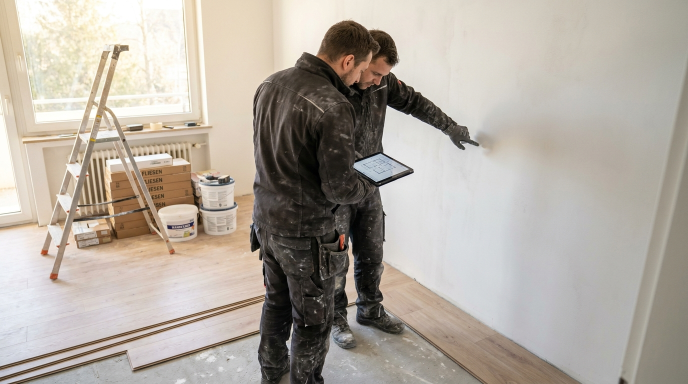
#> input picture gen/benefits.jpg, 1376 x 768 px, given in place of WhatsApp Image 2026-09-21 at 17.39.47.jpeg, which was not available (shown at 1/2 size)
$ python prep_assets.py
#> lines starting #> are read from the running program, lines starting #| are printed output that depends on the picture; pictures that were not available may be replaced by others from this repository, and a replacement may not be noted
"""Build assets/img/*.webp (800w + up to 1600w) and assets/img/manifest.json.

Real job-site photos come from Фото/ (portfolio, company van).
Illustrative photos come from gen/ (generated with gen/generate.sh).
"""
from PIL import Image, ImageOps
import json, os

REAL = {  # output name -> timestamp in the WhatsApp file name
    'van': '17.39.47', 'contact': '17.35.37',
    # project gallery
    'pf-living': '17.35.34', 'pf-room': '17.35.35', 'pf-balcony': '17.35.02',
    'pf-bath': '17.35.29', 'pf-walkin': '17.35.30', 'pf-tub': '17.35.03',
    'pf-floor': '17.39.48', 'pf-laminate': '17.39.56', 'pf-shower': '17.39.52',
    'pf-electric': '17.35.31', 'pf-plumbing': '17.39.51', 'pf-progress': '17.35.36',
    # testimonials
    'review-1': '17.39.49', 'review-2': '17.39.54',
}
GENERATED = [
    'turnkey-start', 'turnkey-end',
    'hero', 'benefits', 'faq', 'step-1', 'step-2', 'step-3',
    'svc-turnkey', 'svc-bath', 'svc-electric', 'svc-paint', 'svc-floor',
    'svc-tiles', 'svc-plumbing', 'svc-demolition', 'svc-rental',
]
OUT = 'assets/img'
os.makedirs(OUT, exist_ok=True)
manifest = {}

def export(name, im, quality):
    im = im.convert('RGB')
    widths = sorted({min(w, im.width) for w in (800, 1600)})
    sizes = []
    for w in widths:
        c = im if w == im.width else im.resize((w, round(im.height * w / im.width)), Image.LANCZOS)
        c.save(f'{OUT}/{name}-{w}.webp', 'WEBP', quality=quality, method=6)
        sizes.append([w, c.height])
    manifest[name] = sizes
    print(name, sizes)

for name, stamp in REAL.items():
    export(name, ImageOps.exif_transpose(Image.open(f'Фото/WhatsApp Image 2026-09-21 at {stamp}.jpeg')), 78)
#> in export, im is the input picture: PIL image 1376x768 RGB; mean R, G, B 177.5, 169.8, 160.3
#> the loop in export, `for w in widths:` made 2 passes
#> pass 1, in export, `c = im if w == im.width else im.resize((w, round(im.height * w / im.wi..`:
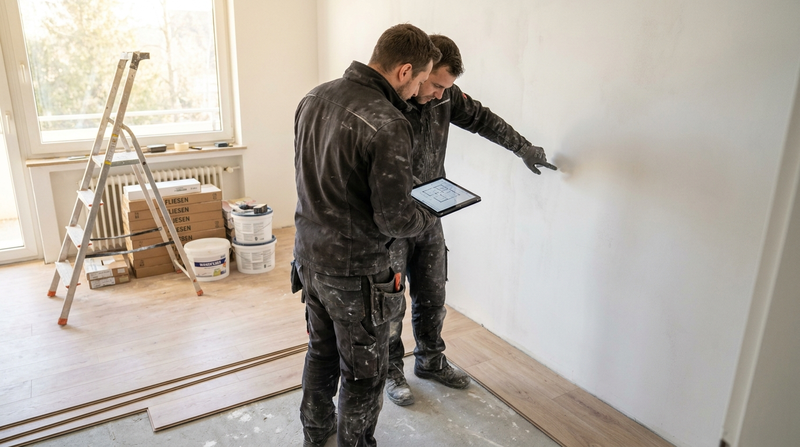
#> c: PIL image 800x447 RGB; mean R, G, B 177.5, 169.8, 160.3
#> after the loop in export, `for w in widths:`: sizes = [[800, 447], [1376, 768]]
#| van [[800, 447], [1376, 768]]
#> pass 2 of the loop `for name, stamp in REAL.items():`:
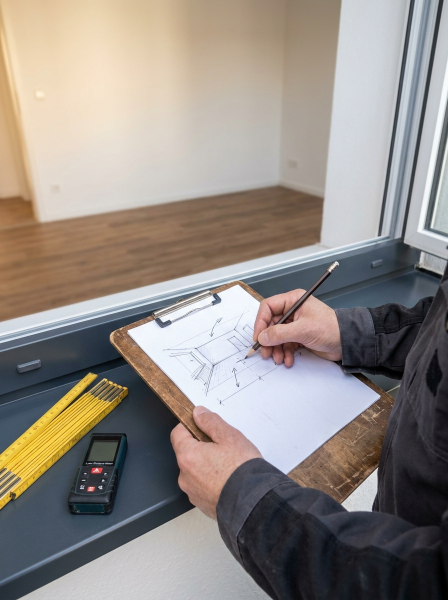
#> input picture gen/faq.jpg, 896 x 1200 px, given in place of WhatsApp Image 2026-09-21 at 17.35.37.jpeg, which was not available (shown at 1/2 size)
#> in export, im is the input picture: PIL image 896x1200 RGB; mean R, G, B 146.9, 139.1, 133.2
#> the loop in export (call 2), `for w in widths:` made 2 passes
#> pass 1, in export (call 2), `c = im if w == im.width else im.resize((w, round(im.height * w / im.wi..`:
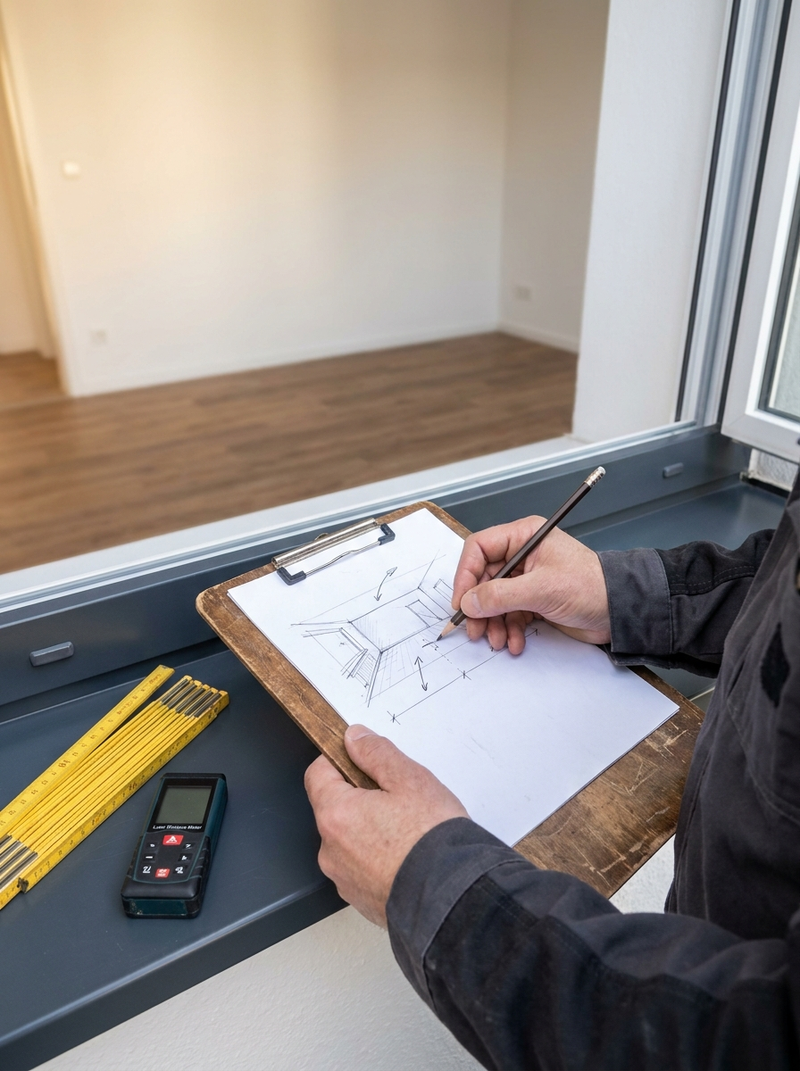
#> c: PIL image 800x1071 RGB; mean R, G, B 146.9, 139.1, 133.1
#> after the loop in export (call 2), `for w in widths:`: sizes = [[800, 1071], [896, 1200]]
#| contact [[800, 1071], [896, 1200]]
#> (the run stopped early here; a loop or call above may not have finished)
